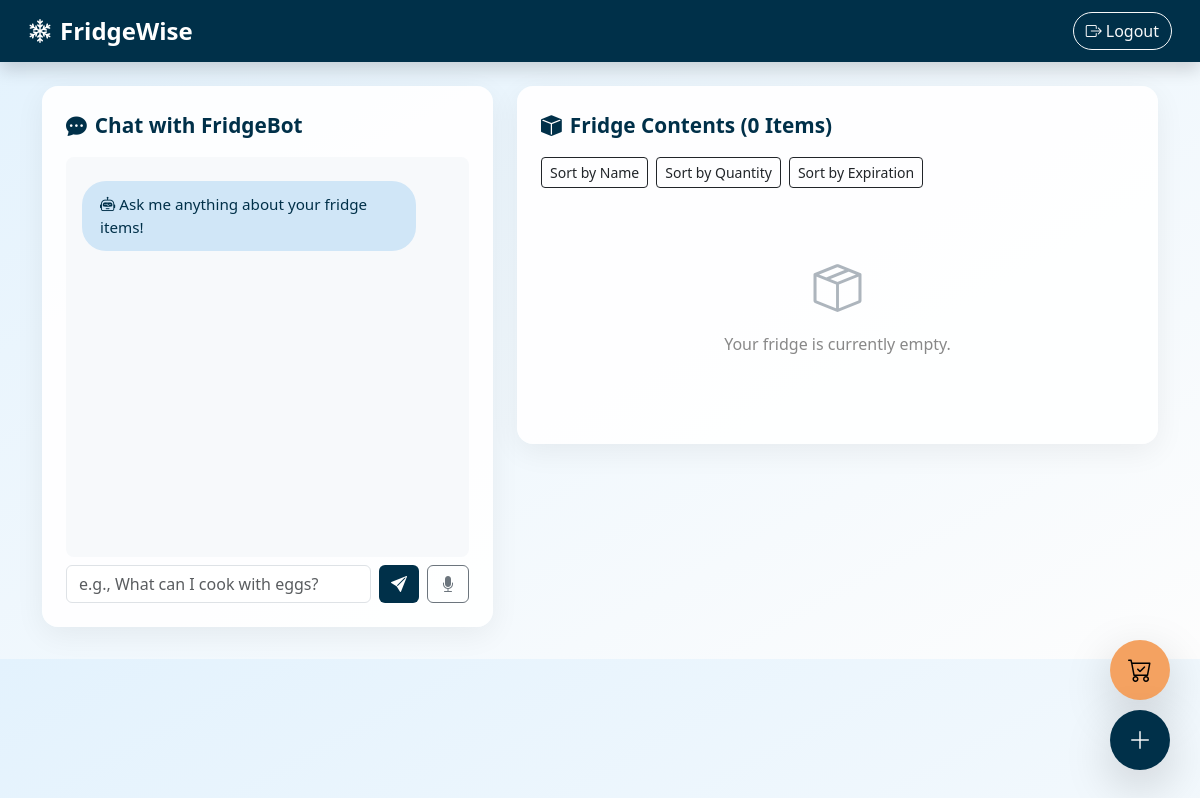
Page / (signed in) on the earlier database version.
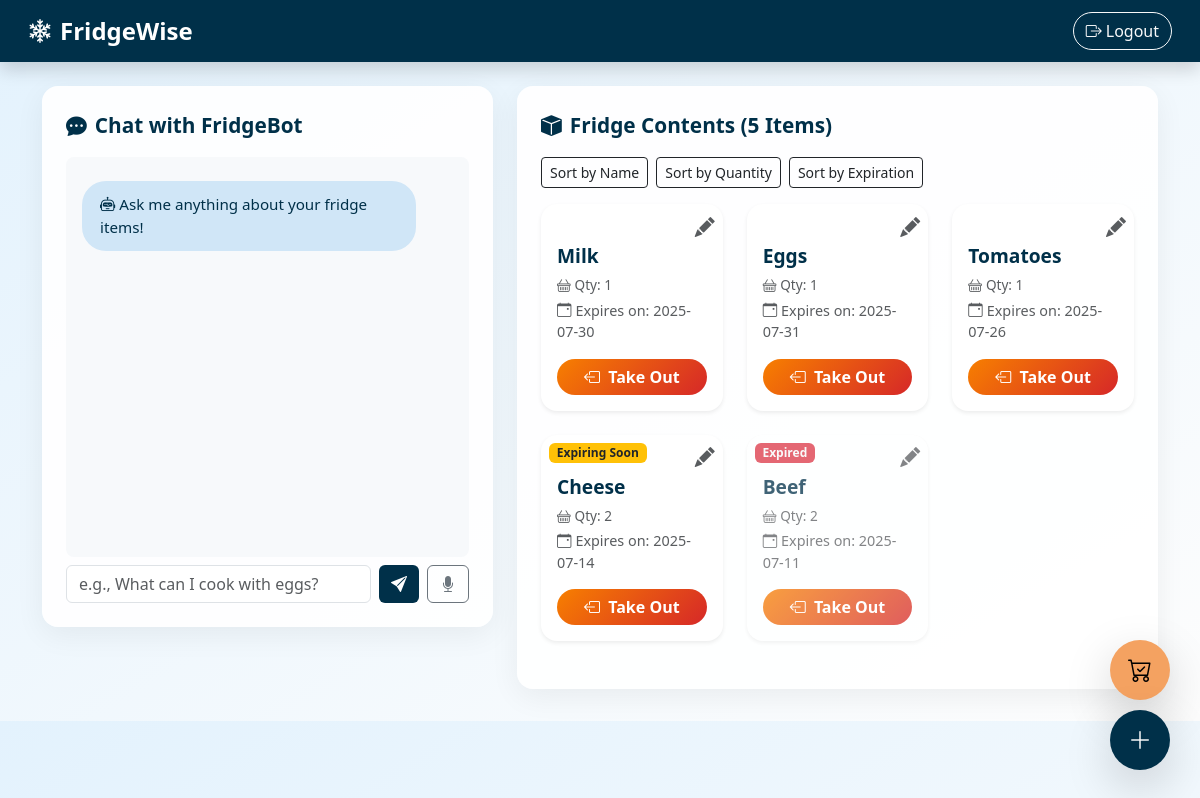
Same page on the later database version.
### tables this page shows
CREATE TABLE fridge_items (
            id INTEGER PRIMARY KEY,
            name TEXT NOT NULL,
            image_path TEXT,
            expiration_date TEXT,
            status TEXT,
            username TEXT,
            timestamp TEXT DEFAULT CURRENT_TIMESTAMP
        , quantity INTEGER DEFAULT 1);

### app.py (the view)
@app.route('/')
def index():
    with sqlite3.connect('fridge.db') as conn:
        conn.row_factory = sqlite3.Row
        items = conn.execute("SELECT * FROM fridge_items WHERE status='in' AND username=?",
                             (session.get('user'),)).fetchall()
    today = datetime.today()
    soon_expiring_ids = {item['id'] for item in items
                         if today <= datetime.strptime(item['expiration_date'], "%Y-%m-%d") <= today + timedelta(days=2)}
    expired_ids = {item['id'] for item in items
                   if datetime.strptime(item['expiration_date'], "%Y-%m-%d") < today}
    number = len(items)
    return render_template("index.html", items=items,
                           soon_expiring_ids=soon_expiring_ids,
                           expired_ids=expired_ids,
                           number=number)

### templates/index.html (shortened to what this page needs)
<!DOCTYPE html>
<html lang="en">
<head>
  <link href="https://cdn.jsdelivr.net/npm/bootstrap@5.3.0/dist/css/bootstrap.min.css" rel="stylesheet" />
  <link href="https://cdn.jsdelivr.net/npm/bootstrap-icons@1.10.5/font/bootstrap-icons.css" rel="stylesheet" />
</head>
<body>
<nav class="navbar navbar-dark bg-dark mb-4 shadow px-3" style="background-color: #003049 !important;">
  <div class="container-fluid d-flex justify-content-between align-items-center">
    <a class="navbar-brand fw-bold" href="/" style="font-size: 1.5rem;">
      <i class="bi bi-snow2 me-2"></i>FridgeWise
    </a>
    {% if session.get('user') %}
      <a href="/logout" class="btn btn-outline-light rounded-pill">
        <i class="bi bi-box-arrow-right me-1"></i>Logout
      </a>
    {% else %}
      <a href="/login" class="btn btn-outline-light rounded-pill">
        <i class="bi bi-box-arrow-in-right me-1"></i>Login
      </a>
    {% endif %}
  </div>
</nav>
<div class="container">
  <div class="position-relative">
    <div class="{% if not session.get('user') %}blurred{% endif %}">
      <div class="row">
        <div class="col-md-5">
          <div class="section-card">
            <div class="section-title"><i class="bi bi-chat-dots-fill"></i>Chat with FridgeBot</div>
            <div class="chat-log d-flex flex-column" id="chat-log">
              <div class="bot-bubble"><i class="bi bi-robot me-1"></i>Ask me anything about your fridge items!</div>
            </div>
          <form id="chat-form" class="d-flex mt-2">
            <input type="text" id="user-input" class="form-control me-2" placeholder="e.g., What can I cook with eggs?" required>
            <button type="submit" class="btn btn-dark me-2"><i class="bi bi-send-fill"></i></button>
            <button type="button" id="mic-btn" class="btn btn-outline-secondary">
              <i class="bi bi-mic-fill" id="mic-icon"></i>
            </button>
          </form>
          </div>
        </div>
        <div class="col-md-7">
          <div class="section-card">
            <div class="section-title"><i class="bi bi-box-fill"></i>Fridge Contents ({{number}} Items) </div>
<div class="mb-3 d-flex gap-2">
  <button class="btn btn-outline-dark btn-sm filter-btn" data-sort-by="name">Sort by Name</button>
  <button class="btn btn-outline-dark btn-sm filter-btn" data-sort-by="quantity">Sort by Quantity</button>
  <button class="btn btn-outline-dark btn-sm filter-btn" data-sort-by="date">Sort by Expiration</button>
</div>
<div class="row" id="fridge-items">
  {% if items %}
    {% for item in items %}
    <div class="col-md-4 mb-4 fridge-item"
         data-name="{{ item[1]|lower }}"
         data-quantity="{{ item[7]|int }}"
         data-date="{{ item[3] }}">
    <div class="card shadow-sm
      {% if item[0] in expired_ids %}border-danger border-3
      {% elif item[0] in soon_expiring_ids %}border-warning border-3
      {% endif %}">
        <div class="card-body position-relative">
          <a href="#" class="position-absolute top-0 end-0 m-2 text-muted"
             data-bs-toggle="modal" data-bs-target="#editItemModal"
             data-id="{{ item[0] }}"
             data-name="{{ item[1] }}"
             data-expiration="{{ item[3] }}"
             data-quantity="{{ item[7] }}"
             title="Edit">
            <i class="bi bi-pencil-fill fs-5"></i>
          </a>
          {% if item[0] in expired_ids %}
            <span class="badge bg-danger text-light position-absolute top-0 start-0 m-2">Expired</span>
          {% elif item[0] in soon_expiring_ids %}
            <span class="badge bg-warning text-dark position-absolute top-0 start-0 m-2">Expiring Soon</span>
          {% endif %}
          <h5 class="card-title mt-4">{{ item[1]|title }}</h5>
          <p class="text-muted mb-1" style="font-size:0.85rem;">
            <i class="bi bi-basket me-1"></i>Qty: {{ item[7] }}
          </p>
          <p class="text-muted" style="font-size:0.9rem !important;">
            <i class="bi bi-calendar-event me-1"></i>Expires on: {{ item[3] }}
          </p>
          <a href="/take_out/{{ item[0] }}" class="btn takeout-btn w-100">
            <i class="bi bi-box-arrow-left me-1"></i> Take Out
          </a>
        </div>
      </div>
    </div>
    {% endfor %}
  {% else %}
    <div class="empty-state">
      <i class="bi bi-box-seam"></i>
      <p class="mt-2">Your fridge is currently empty.</p>
    </div>
  {% endif %}
</div>
          </div>
        </div>
      </div>
    </div>
  </div>
</div>
<button class="btn btn-warning rounded-circle shadow-lg position-fixed"
        style="bottom: 100px; right: 30px; width: 60px; height: 60px; z-index: 1050;"
        id="shoppingListBtn">
  <i class="bi bi-cart-check fs-4"></i>
</button>
<button class="btn btn-dark rounded-circle shadow-lg position-fixed"
        style="bottom: 30px; right: 30px; width: 60px; height: 60px; z-index: 1050;"
        data-bs-toggle="modal" data-bs-target="#addItemModal">
  <i class="bi bi-plus-lg fs-4"></i>
</button>
<div class="position-fixed bottom-0 end-0 p-3" style="z-index: 1080">
</div>
</body>
</html>

### templates/index.html (style rules this page uses)
body { background: linear-gradient(to bottom right, #e3f2fd, #fdfdfd); font-family: 'Segoe UI', sans-serif; }
.section-card { background: #ffffffee; border-radius: 1rem; padding: 1.5rem; margin-bottom: 2rem; box-shadow: 0 8px 30px rgba(0, 0, 0, 0.06); }
.section-title { font-size: 1.3rem; font-weight: 600; color: #003049; margin-bottom: 1rem; display: flex; align-items: center; }
.section-title i { margin-right: 0.5rem; }
.chat-log { background: #f7f9fb; border-radius: 0.5rem; padding: 1rem; height: 400px; overflow-y: auto; }
.bot-bubble, .user-bubble { padding: 12px 18px; border-radius: 1.5rem; margin: 8px 0; max-width: 90%; font-size: 0.95rem; }
.bot-bubble { background: #d0e6f7; color: #003049; align-self: flex-start; }
.btn-dark { background-color: #003049; border: none; }
.btn-warning { background-color: #f4a261; border: none; }
.card { border: none; border-radius: 1rem; transition: transform 0.2s ease, box-shadow 0.2s ease; }
.card-title { font-weight: 600; font-size: 1.2rem; color: #003049; }
.takeout-btn { background: linear-gradient(135deg, #f77f00, #d62828); color: #fff; border: none; border-radius: 50px; font-weight: 600; transition: all 0.3s ease; }
.card.border-danger { opacity: 0.75; }

Differences in the rows shown:
added fridge_items: name "Milk", quantity "1", expiration_date "2025-07-30"
added fridge_items: name "Eggs", quantity "1", expiration_date "2025-07-31"
added fridge_items: name "Tomatoes", quantity "1", expiration_date "2025-07-26"
added fridge_items: shows "Expiring Soon", name "Cheese", quantity "2", expiration_date "2025-07-14"
added fridge_items: shows "Expired", name "Beef", quantity "2", expiration_date "2025-07-11"
Other differences:
{{ number }}: "0" → "5"
text no longer shown: "Your fridge is currently empty."
